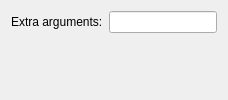
<?xml version="1.0" encoding="UTF-8"?>
<ui version="4.0">
 <class>Rust::Internal::BuildStepConfigWidget</class>
 <widget class="QWidget" name="Rust::Internal::BuildStepConfigWidget">
  <layout class="QFormLayout">
   <item row="0" column="0">
    <widget class="QLabel" name="extraArgsLabel">
     <property name="text">
      <string>Extra arguments:</string>
     </property>
    </widget>
   </item>
   <item row="0" column="1">
    <widget class="Utils::FancyLineEdit" name="extraArgs"/>
   </item>
  </layout>
 </widget>
 <customwidgets>
  <customwidget>
   <class>Utils::FancyLineEdit</class>
   <extends>QLineEdit</extends>
   <header location="global">utils/fancylineedit.h</header>
  </customwidget>
 </customwidgets>
 <resources/>
 <connections/>
</ui>
